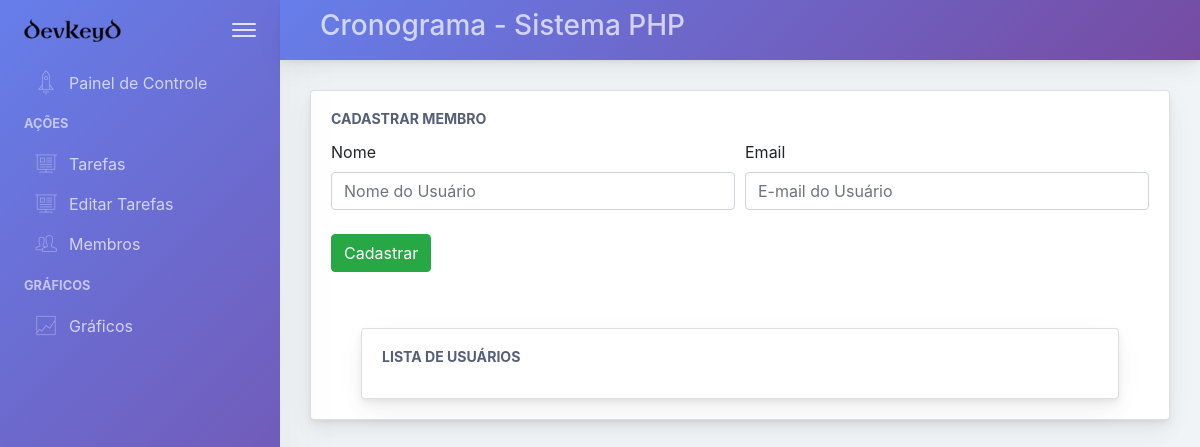
The app's page /form_cad_membro.php, older data.
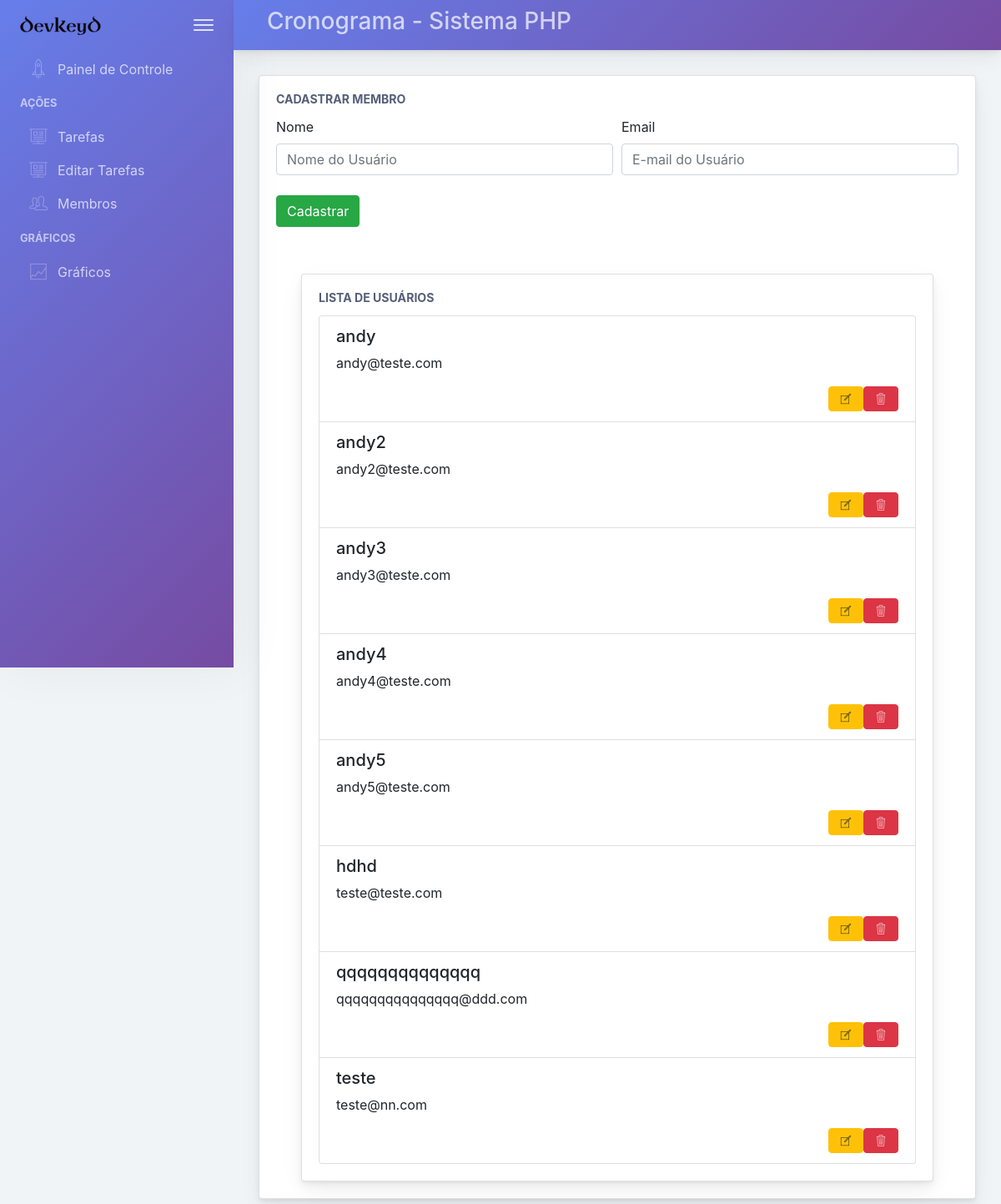
The same page, newer data.
### tables this page shows
CREATE TABLE IF NOT EXISTS `dev_usuario` (
  `usu_id` int(11) NOT NULL AUTO_INCREMENT,
  `usu_nome` varchar(20) DEFAULT NULL,
  `usu_email` varchar(255) DEFAULT NULL,
  PRIMARY KEY (`usu_id`)
);

### form_cad_membro.php (the view, shortened to what the changed rows need)
<head>
    <link href="./main.css" rel="stylesheet">
    <link rel="stylesheet" type="text/css" href="http://yui.yahooapis.com/3.18.1/build/cssreset/cssreset-min.css">
    <link rel="stylesheet" href="https://maxcdn.bootstrapcdn.com/bootstrap/4.0.0/css/bootstrap.min.css">
    <link rel="stylesheet" type="text/css" href="css/estilo.css">
</head>
<body>
   <?php
   include_once(dirname(__FILE__) . '/menu_superior.php');
   ?>
   <div class="app-main__outer">
    <div class="app-main__inner">
        <div class="tab-content">
            <div class="tab-pane tabs-animation fade show active" id="tab-content-0" role="tabpanel">
                <div class="main-card mb-3 card">
                    <div class="col-md-12">
                        <div class="card-body">
                            <div class="col-md-12">
                                <div class="main-card mb-6 card">
                                    <div class="card-body">
                                        <ul class="list-group">
                                            <?php
                                            $cSQL = "SELECT * FROM " .Config::BD_PREFIX. "usuario";
                                            $oDados = mysqli_query($con, $cSQL);
                                            while ($registro = mysqli_fetch_assoc($oDados)) {
                                                echo '
                                                <li class="list-group-item">
                                                <h5 class="list-group-item-heading">'
                                                .$registro['usu_nome'].
                                                '</h5>
                                                <p class="list-group-item-text">'.$registro['usu_email'].'
                                                </p>
                                                ';
                                                echo '
                                                <div class="pull-right">
                                                <button data-toggle="modal" data-target="#excluir_usu'.$registro['usu_id'].'" class="btn btn-danger">
                                                <i class="pe-7s-trash"></i>
                                                </button>
                                                </div>
                                                ';
                                                echo '
                                                <div class="pull-right">
                                                <button type="button" class="btn btn-warning  btn-toggle" data-element="#'.$registro['usu_id'].'" value="">
                                                <i class="pe-7s-note"></i>
                                                </button>
                                                </div>
                                                ';
                                                echo '
                                                <div class="form-group" id="'.$registro['usu_id'].'" style="display:none">
                                                <form action="edita.php" method="post">
                                                <div class="form-row">
                                                <div class="col-md-6">
                                                <div class="position-relative form-group">
                                                <label for="usu_nome" class="">
                                                Nome
                                                </label>
                                                <input name="usu_nome" id="usu_nome" placeholder="Nome do Usuário" type="text" class="form-control" minlength="3" required value="'.$registro['usu_nome'].'">
                                                </div>
                                                </div>
                                                <div class="col-md-6">
                                                <div class="position-relative form-group">
                                                <label for="usu_email" class="">
                                                Email
                                                </label>
                                                <input name="usu_email" id="usu_email" placeholder="E-mail do Usuário" type="email" class="form-control" minlength="3" required value="'.$registro['usu_email'].'">
                                                </div>
                                                </div>
                                                </div>
                                                <button class="mt-2 btn btn-success">Editar</button>
                                                <input type="hidden" name="action" value="edita_usu">
                                                <input type="hidden" name="usu_id" value="'.$registro['usu_id'].'">
                                                </form>
                                                </div>
                                                </li>
                                                '
                                                ;
                                            }
                                            ?>
                                        </ul>
                                    </div>
                                </div>
                            </div>
                        </div>
                    </div>
                </div>
            </div>
        </div>
    </div>
</div>
<script type="text/javascript" src="./assets/scripts/main.js"></script></body>
</html>

Row changes from the older to the newer data that the page shows:
added dev_usuario: usu_nome "andy", usu_email "andy@teste.com"
added dev_usuario: usu_nome "andy2", usu_email "andy2@teste.com"
added dev_usuario: usu_nome "andy3", usu_email "andy3@teste.com"
added dev_usuario: usu_nome "andy4", usu_email "andy4@teste.com"
added dev_usuario: usu_nome "andy5", usu_email "andy5@teste.com"
added dev_usuario: usu_nome "hdhd", usu_email "teste@teste.com"
added dev_usuario: usu_nome "qqqqqqqqqqqqqq", usu_email "qqqqqqqqqqqqqqq@ddd.com"
added dev_usuario: usu_nome "teste", usu_email "teste@nn.com"
